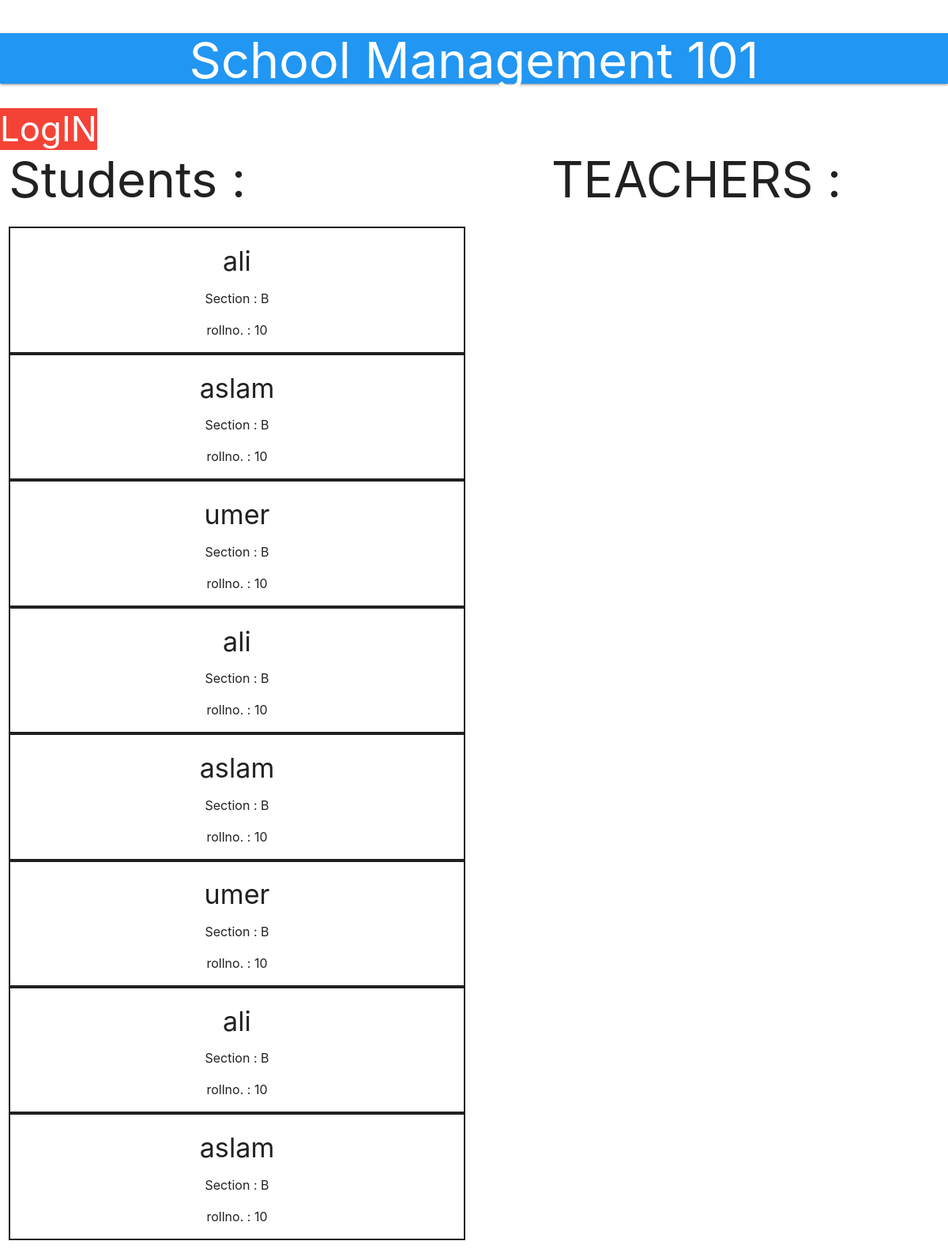
The page / on the database its author committed.
### School/models.py (models this page shows)
class Student(models.Model):
    name = models.CharField(max_length=200)
    section = models.TextField()
    rollno = models.IntegerField()

### School/views.py (the view)
# urls.py: 2. Add a URL to urlpatterns:  path('', views.home, name='home')
def home(request):
    students = Student.objects.all()
    teachers = Teacher.objects.all()
    return render(request, 'index.html', {"students": students, "teachers": teachers})

### School/templates/index.html (shortened to what this page needs)
<!DOCTYPE html>
<html lang="en">
<head>
      <link rel="stylesheet" href="https://cdnjs.cloudflare.com/ajax/libs/materialize/1.0.0/css/materialize.min.css">
</head>
<body>
<nav class="nav-wraper blue" >
    <h1 class="center">School Management 101</h1>
    <h3><a href="./admin" class="red">LogIN</a></h3>
</nav>
<br><br>
<div class="row">
<div class="col s6 l6" >
<h1>Students :</h1>
 {% for student in students %}
     <div style="border: 2px solid;">
     <h4 class="center">{{ student.name }}</h4>
     <p class="center">Section : {{ student.section }}</p>
     <p class="center">rollno. : {{ student.rollno }}</p>
     </div>
 {% endfor %}
</div>
<div class="col s6 l6">
<div class="container">
<h1>TEACHERS :</h1>
</div>
</div>
</div>
</body>
</html>

### School/templates/index.html (style rules this page uses)
p { font-size: 16px; }

### rows shown on the page
Student: name "ali", section "B", rollno "10"
Student: name "aslam", section "B", rollno "10"
Student: name "umer", section "B", rollno "10"
Student: name "ali", section "B", rollno "10"
Student: name "aslam", section "B", rollno "10"
Student: name "umer", section "B", rollno "10"
Student: name "ali", section "B", rollno "10"
Student: name "aslam", section "B", rollno "10"
